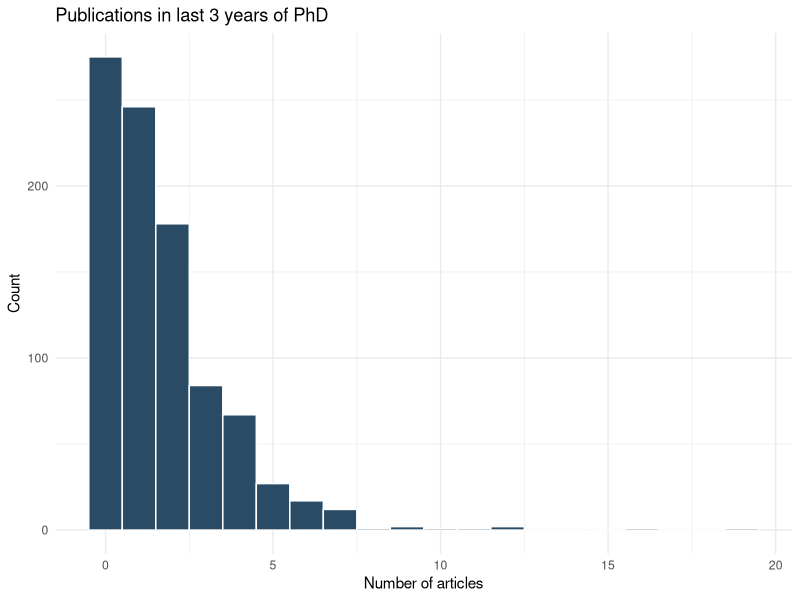
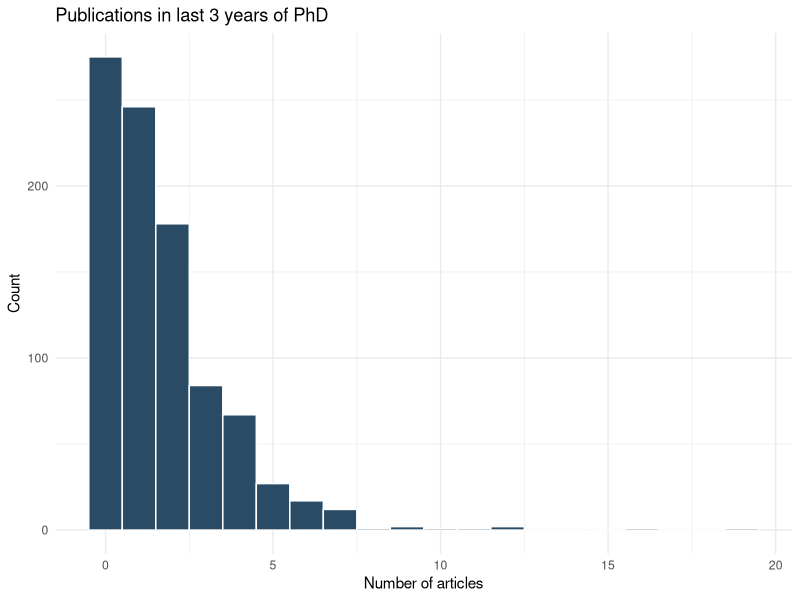

R code for these plots, in order:
options(stringsAsFactors = FALSE)

library(carData)
library(MASS)
library(nnet)
library(pscl)
library(AER)
library(marginaleffects)
library(ggplot2)
data(BEPS)

# ==========================================================================
# 1. Ordered logit: perceptions of the national economy
# ==========================================================================

# ----------------------------------------------------------
# a) Explore outcome and convert to ordered factor
# ----------------------------------------------------------

table(BEPS$economic.cond.national)
BEPS$econ_ord = factor(BEPS$economic.cond.national, ordered = TRUE)

# Distribution concentrated in middle categories (2, 3, 4); category 3 is modal.
# OLS treats categories as equally spaced, which is implausible for Likert items:
# the perceived distance between "got much worse" (1) and "got a little worse" (2)
# need not equal the distance between "stayed the same" (3) and "got a little better" (4).
# Ordered logit estimates threshold parameters that let the data determine spacing.

# ----------------------------------------------------------
# b) Fit ordered logit model
# ----------------------------------------------------------

m_ologit = polr(econ_ord ~ age + gender + Europe + political.knowledge,
                data = BEPS, Hess = TRUE)
summary(m_ologit)

# NOTE: polr() reverses the sign convention. A positive raw coefficient means
# a NEGATIVE association with higher ordinal categories.
# The raw coefficient on Europe is negative, implying (after sign reversal) a
# positive association: more pro-EU respondents tend to perceive the economy
# as having improved. Plausible: Blair's pro-European government may be viewed
# more favorably by EU supporters. Use AMEs for magnitude interpretation.

# ----------------------------------------------------------
# c) Average marginal effects across all response categories
# ----------------------------------------------------------

avg_slopes(m_ologit)

# AMEs for Europe: negative on lower categories (1, 2), positive on higher (4, 5).
# One-unit increase in pro-EU attitude raises the probability of optimistic
# economic assessment and lowers the probability of pessimistic assessment.
# Sanity check: AMEs across all five categories sum to zero for each predictor.

# ----------------------------------------------------------
# d) Predicted probabilities by gender at covariate means
# ----------------------------------------------------------

predictions(m_ologit, newdata = datagrid(gender = c("female", "male")))

# Predicted probabilities for the extreme categories (1 = much worse, 5 = much better)
# are shown separately by gender, other covariates held at sample means.
# Gender differences are modest; overlapping CIs suggest no large gender gap
# in economic optimism in this sample.

# ==========================================================================
# 2. Multinomial logit: vote choice
# ==========================================================================

# ----------------------------------------------------------
# a) Set reference category and fit multinomial logit
# ----------------------------------------------------------

BEPS$vote = relevel(BEPS$vote, ref = "Conservative")
m_mlogit = multinom(vote ~ economic.cond.national + Blair + Hague +
                           Kennedy + Europe, data = BEPS, trace = FALSE)
summary(m_mlogit)

# Blair coefficient in the Labour vs. Conservative equation is strongly positive:
# higher Blair approval greatly increases log-odds of voting Labour over Conservative.
# Blair was the Labour leader in 1997, so this is expected and intuitive.
# The Blair coefficient in the Lib Dem vs. Conservative equation is much smaller.

# ----------------------------------------------------------
# b) Average marginal effects across all predictors and outcomes
# ----------------------------------------------------------

avg_slopes(m_mlogit)

# AME of Blair on P(vote = Labour) is positive and substantial:
# a one-unit increase in Blair approval is associated with a meaningful increase
# in the average probability of voting Labour, holding other variables constant.
# Reflects the strong leader-driven nature of vote choice in the 1997 British election.

# ----------------------------------------------------------
# c) IIA assumption
# ----------------------------------------------------------

# IIA: the odds ratio between any two alternatives is unaffected by the presence
# of other alternatives. Problematic when two parties are close substitutes.
# Labour and the Liberal Democrats are both centre-left, so some voters may
# treat them as partial substitutes — a moderate IIA concern.
# Conservatives occupy a clearly distinct ideological position, making IIA
# more defensible for comparisons involving them.
# Overall: IIA is plausible but should be treated with some caution for the
# Labour/Liberal Democrat distinction in this three-party setting.

# ==========================================================================
# 3. Poisson regression: publication counts
# ==========================================================================

data(bioChemists)

# ----------------------------------------------------------
# a) Explore outcome variable
# ----------------------------------------------------------

summary(bioChemists$art)
var(bioChemists$art)

ggplot(bioChemists, aes(x = art)) +
  geom_histogram(binwidth = 1, fill = "#294b66", color = "white") +
  theme_minimal() +
  labs(title = "Publications in last 3 years of PhD",
       x = "Number of articles", y = "Count")
ggsave("hist_art.pdf", width = 6, height = 4)

# Mean ~1.69, variance ~3.71 -- variance is roughly twice the mean.
# Under Poisson, variance should equal mean. Ratio >> 1 signals overdispersion.
# Distribution is right-skewed with a mode at zero and a long upper tail.

# ----------------------------------------------------------
# b) Fit Poisson regression
# ----------------------------------------------------------

m_pois = glm(art ~ fem + mar + kid5 + phd + ment,
             data = bioChemists, family = poisson)
summary(m_pois)

exp(coef(m_pois)["ment"])

# IRR for ment: each additional mentor article multiplies expected student
# articles by ~1.026. Modest but positive effect of mentor productivity.
# Residual deviance >> degrees of freedom (ratio well above 2): clear
# diagnostic of overdispersion in the Poisson model.

# ----------------------------------------------------------
# c) Formal overdispersion test
# ----------------------------------------------------------

dispersiontest(m_pois)

# z ~ 5.78, p < 0.001: strongly reject equidispersion.
# Estimated dispersion ~ 1.82 (variance ~1.82x the mean).
# Consequence: Poisson SEs are too small, p-values anti-conservative.
# A negative binomial model is needed.

# ==========================================================================
# 4. Negative binomial regression
# ==========================================================================

# ----------------------------------------------------------
# a) Fit negative binomial model
# ----------------------------------------------------------

m_nb = glm.nb(art ~ fem + mar + kid5 + phd + ment,
              data = bioChemists)
summary(m_nb)

# ment coefficient similar to Poisson, but SEs are wider (more honest).
# theta (overdispersion parameter) shown in summary: moderate overdispersion.
# Significant predictors: fem (negative), kid5 (negative), ment (positive).
# phd and mar are not statistically significant.

# ----------------------------------------------------------
# b) Compare model fit by AIC
# ----------------------------------------------------------

AIC(m_pois)
AIC(m_nb)

# NB AIC ~3136 vs Poisson AIC ~3314: NB is substantially better.
# Despite one extra parameter (theta), the improvement in fit far outweighs
# the complexity penalty. Overdispersion is real and worth addressing.

# ----------------------------------------------------------
# c) Predicted counts by gender at sample means
# ----------------------------------------------------------

predictions(m_nb, newdata = datagrid(fem = c("Men", "Women")))

# Men: predicted ~1.87 articles; Women: predicted ~1.51 articles.
# Gender gap is meaningful and statistically distinguishable (CIs do not overlap).
# Difference persists after conditioning on marital status, kids, PhD prestige,
# and mentor productivity -- a within-group productivity gap.

# ----------------------------------------------------------
# d) Summary
# ----------------------------------------------------------

# Poisson is inadequate: variance/mean ratio ~2.2, residual deviance >> df,
# and dispersiontest() rejects equidispersion (p < 0.001).
# Negative binomial adds a dispersion parameter, achieves AIC ~180 units lower,
# and produces more reliable (wider) standard errors.
# The mentor's IRR ~1.026 per additional mentor article: modest but positive --
# working with a productive mentor provides a small, real boost to student output.
# Significant predictors in NB: fem (negative), kid5 (negative), ment (positive).
# phd prestige and marital status are not significant.
# Substantive conclusion: early-career publication productivity in biochemistry
# is shaped by mentor environment, gender, and family demands -- consistent with
# broader literature on structural barriers facing women and parents in STEM PhD programs.
